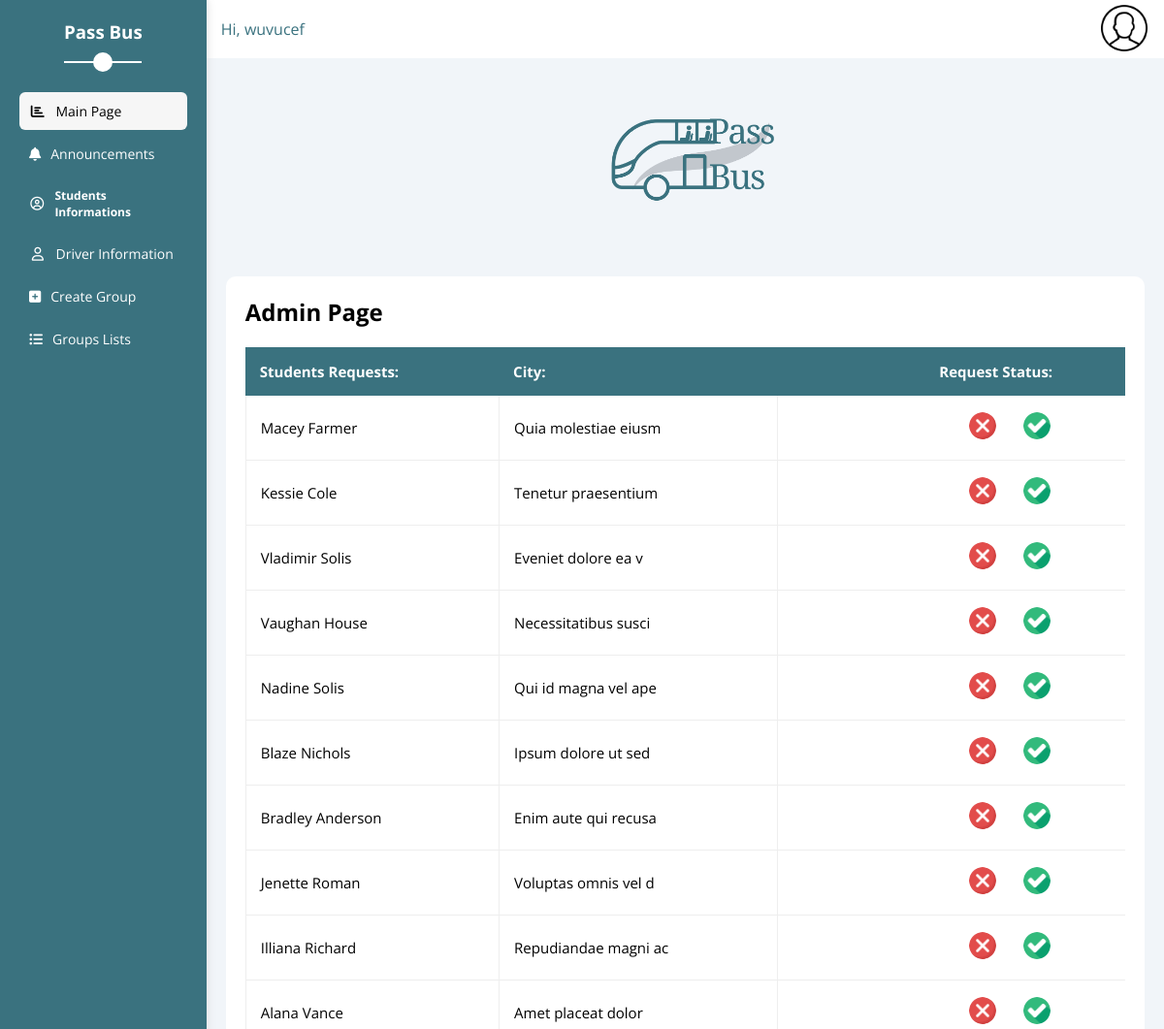
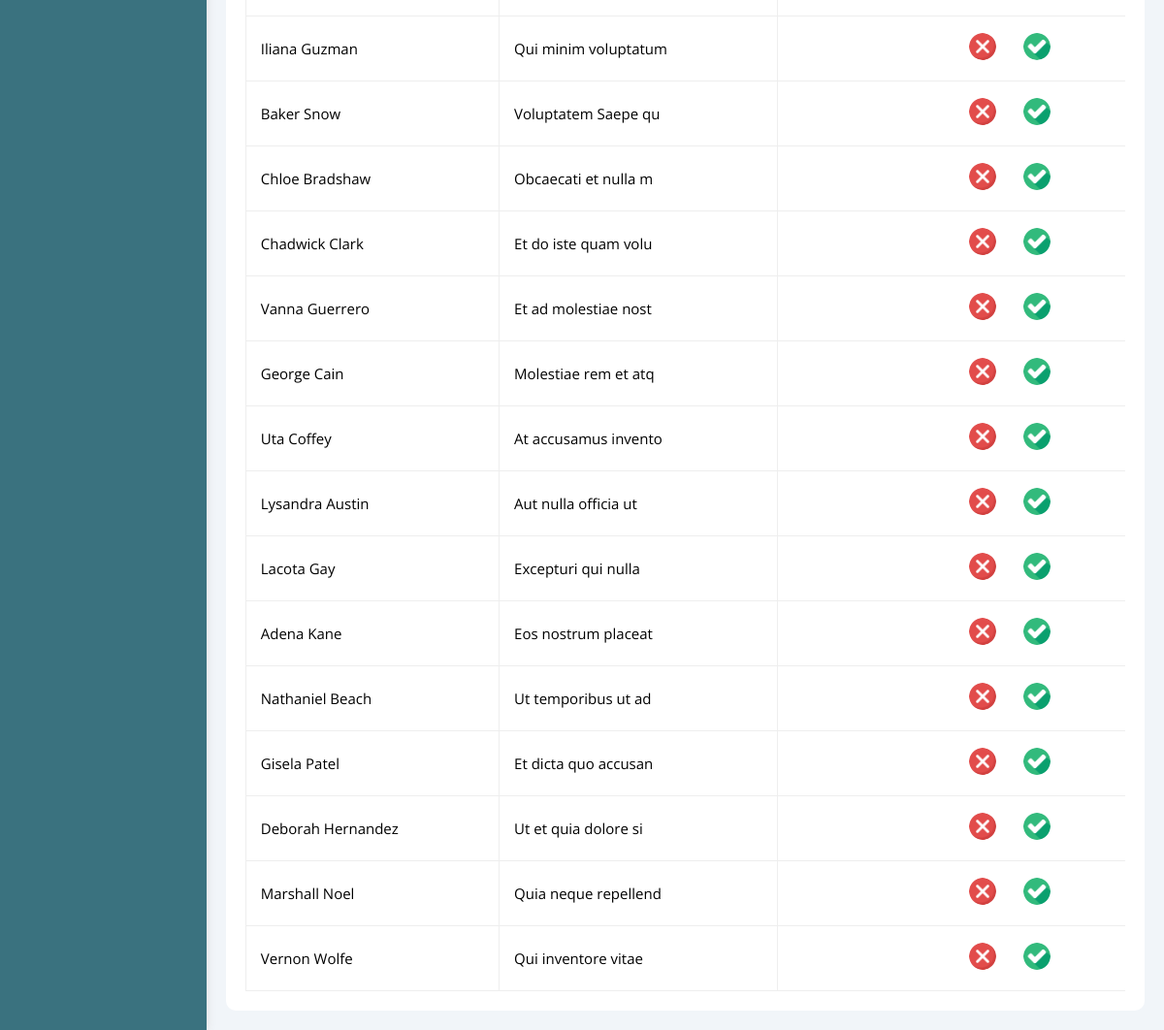
Page /admin/home.php (signed in) on the earlier database version (2 pictures, top to bottom).
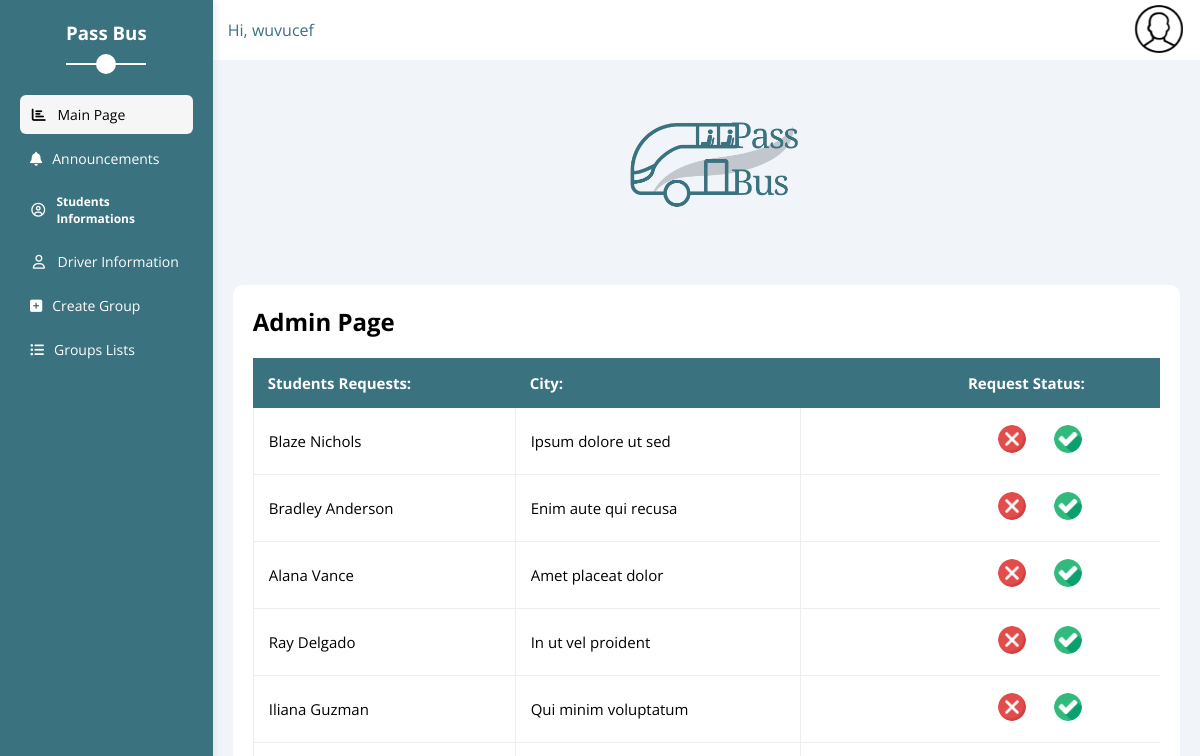
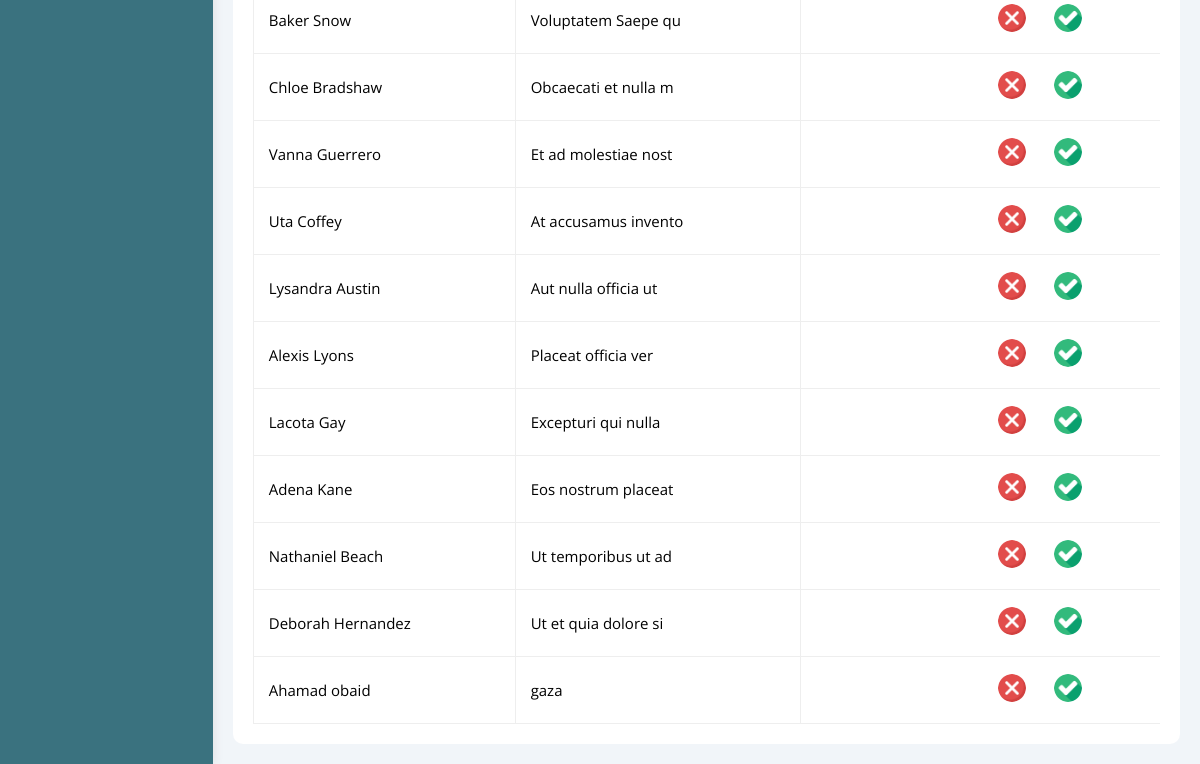
Same page on the later database version (2 pictures, top to bottom).
### tables this page shows
CREATE TABLE `students` (
  `id` int(255) NOT NULL,
  `name` varchar(255) DEFAULT NULL,
  `email` varchar(255) DEFAULT NULL,
  `city` varchar(255) DEFAULT NULL,
  `neighborhood` varchar(255) DEFAULT NULL,
  `mobile_no` varchar(255) DEFAULT NULL,
  `relatives_mobile_no` varchar(255) DEFAULT NULL,
  `kinship_relationship` varchar(255) DEFAULT NULL,
  `blood_type` varchar(255) DEFAULT NULL,
  `password` varchar(255) DEFAULT NULL,
  `status` int(1) NOT NULL DEFAULT 1,
  `presence` int(11) DEFAULT NULL,
  `specialization` varchar(255) DEFAULT NULL,
  `updated_at` timestamp NOT NULL DEFAULT current_timestamp()
);

### admin/home.php (the view, shortened to what this page needs)
<?php
include '../include/slidebar.php';
global $conn;
$qry = "SELECT * FROM students WHERE status = 1";
$result=mysqli_query($conn,$qry);
?>
<img src="../assets/imgs/logo.png" alt="">
<div class="projects p-20 bg-white rad-10 m-20">
    <h2 class="mt-0 mb-20">Admin Page</h2>
    <div class="responsive-table">
        <table class="fs-15 w-full" style="text-align: left;">
            <thead>
            <tr>
                <td>Students Requests:</td>
                <td>City:</td>
                <td style="text-align: center;">Request Status:</td>
            </tr>
            </thead>
            <tbody>
            <?php while ($data = mysqli_fetch_assoc($result)){?>
                <tr>
                    <td><?php echo $data['name']?></td>
                    <td><?php echo $data['city']?></td>
                    <div style="display: flex;" class="Request Status">
                        <td><img style="cursor: pointer; margin-left: 180px; margin-right: 40px;" src="../assets/imgs/cancel.png" alt="" data-action="cancel" data-id="<?php echo  $data['id']?>">
                            <img style="cursor: pointer;" src="../assets/imgs/checked.png" alt="" data-action="approve" data-id="<?php echo  $data['id']?>">
                        </td>
                    </div>
                </tr>
            <?php } ?>
            </tbody>
        </table>
    </div>
</div>
<?php
    include '../include/footer.php'
?>

Differences in the rows shown:
no longer on this page (row edited): students: name "Macey Farmer", city "Quia molestiae eiusm"
removed students: name "Kessie Cole", city "Tenetur praesentium"
removed students: name "Vladimir Solis", city "Eveniet dolore ea v"
removed students: name "Vaughan House", city "Necessitatibus susci"
removed students: name "Nadine Solis", city "Qui id magna vel ape"
no longer on this page (row edited): students: name "Jenette Roman", city "Voluptas omnis vel d"
removed students: name "Illiana Richard", city "Repudiandae magni ac"
no longer on this page (row edited): students: name "Chadwick Clark", city "Et do iste quam volu"
no longer on this page (row edited): students: name "George Cain", city "Molestiae rem et atq"
no longer on this page (row edited): students: name "Gisela Patel", city "Et dicta quo accusan"
removed students: name "Marshall Noel", city "Quia neque repellend"
no longer on this page (row edited): students: name "Vernon Wolfe", city "Qui inventore vitae"
added students: name "Ray Delgado", city "In ut vel proident"
added students: name "Alexis Lyons", city "Placeat officia ver"
added students: name "Ahamad obaid", city "gaza"
